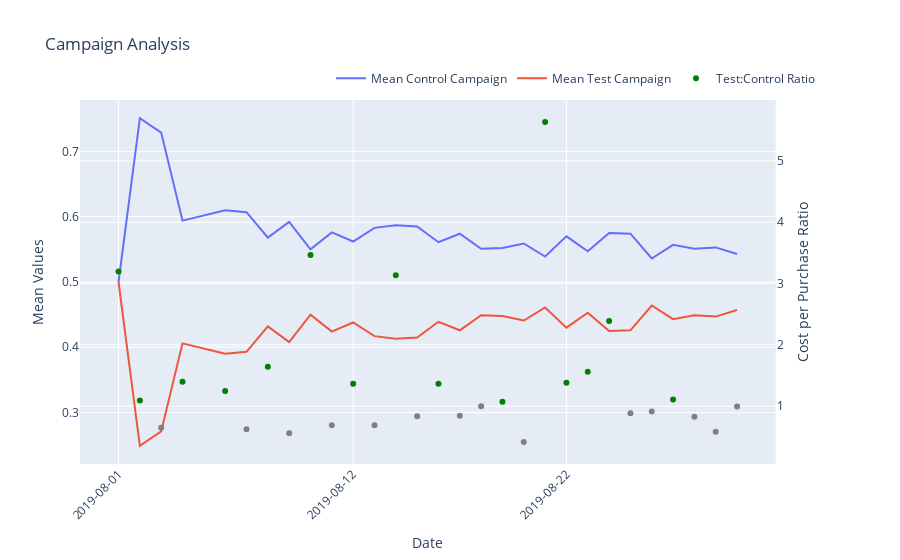

Source (notebook cell):
### Code cell
# Run the simulation for 1 time
from mab_utils import scenario_gen
weight_group, data_size_group, params_list = scenario_gen(
    df, reward_type, reward_col, experiment_prior, batch_col, 
    iteration = 1)

### Figure 1 — Plotly figure (JSON) as saved in the notebook; plotly's stock layout.template omitted (floating-point values rounded to 4 significant figures)
{"data": [{"name": "Mean Control Campaign", "type": "scatter", "x": ["2019-08-01", "2019-08-02", "2019-08-03", "2019-08-04", "2019-08-06", "2019-08-07", "2019-08-08", "2019-08-09", "2019-08-10", "2019-08-11", "2019-08-12", "2019-08-13", "2019-08-14", "2019-08-15", "2019-08-16", "2019-08-17", "2019-08-18", "2019-08-19", "2019-08-20", "2019-08-21", "2019-08-22", "2019-08-23", "2019-08-24", "2019-08-25", "2019-08-26", "2019-08-27", "2019-08-28", "2019-08-29", "2019-08-30"], "xaxis": "x", "y": [0.5, 0.751, 0.729, 0.594, 0.61, 0.607, 0.568, 0.592, 0.55, 0.576, 0.562, 0.583, 0.587, 0.585, 0.561, 0.574, 0.551, 0.552, 0.559, 0.539, 0.57, 0.547, 0.575, 0.574, 0.536, 0.557, 0.551, 0.553, 0.543], "yaxis": "y"}, {"name": "Mean Test Campaign", "type": "scatter", "x": ["2019-08-01", "2019-08-02", "2019-08-03", "2019-08-04", "2019-08-06", "2019-08-07", "2019-08-08", "2019-08-09", "2019-08-10", "2019-08-11", "2019-08-12", "2019-08-13", "2019-08-14", "2019-08-15", "2019-08-16", "2019-08-17", "2019-08-18", "2019-08-19", "2019-08-20", "2019-08-21", "2019-08-22", "2019-08-23", "2019-08-24", "2019-08-25", "2019-08-26", "2019-08-27", "2019-08-28", "2019-08-29", "2019-08-30"], "xaxis": "x", "y": [0.5, 0.249, 0.271, 0.406, 0.39, 0.393, 0.432, 0.408, 0.45, 0.424, 0.438, 0.417, 0.413, 0.415, 0.439, 0.426, 0.449, 0.448, 0.441, 0.461, 0.43, 0.453, 0.425, 0.426, 0.464, 0.443, 0.449, 0.447, 0.457], "yaxis": "y"}, {"marker": {"color": ["green", "green", "grey", "green", "green", "grey", "green", "grey", "green", "grey", "green", "grey", "green", "grey", "green", "grey", "grey", "green", "grey", "green", "green", "green", "green", "grey", "grey", "green", "grey", "grey", "grey"]}, "mode": "markers", "name": "Test:Control Ratio", "type": "scatter", "x": ["2019-08-01", "2019-08-02", "2019-08-03", "2019-08-04", "2019-08-06", "2019-08-07", "2019-08-08", "2019-08-09", "2019-08-10", "2019-08-11", "2019-08-12", "2019-08-13", "2019-08-14", "2019-08-15", "2019-08-16", "2019-08-17", "2019-08-18", "2019-08-19", "2019-08-20", "2019-08-21", "2019-08-22", "2019-08-23", "2019-08-24", "2019-08-25", "2019-08-26", "2019-08-27", "2019-08-28", "2019-08-29", "2019-08-30"], "xaxis": "x", "y": [3.197, 1.092, 0.6496, 1.397, 1.248, 0.6255, 1.645, 0.559, 3.465, 0.6911, 1.367, 0.6898, 3.136, 0.8341, 1.367, 0.8432, 0.9974, 1.071, 0.4153, 5.636, 1.383, 1.562, 2.389, 0.8849, 0.9147, 1.11, 0.8277, 0.5827, 0.9964], "yaxis": "y2"}], "layout": {"legend": {"orientation": "h", "x": 1, "xanchor": "right", "y": 1.02, "yanchor": "bottom"}, "title": {"text": "Campaign Analysis"}, "xaxis": {"anchor": "y", "domain": [0, 0.94], "tickangle": -45, "tickformat": "%Y-%m-%d", "tickvals": ["2019-08-01", "2019-08-12", "2019-08-22"], "title": {"text": "Date"}}, "yaxis": {"anchor": "x", "domain": [0, 1], "title": {"text": "Mean Values"}}, "yaxis2": {"anchor": "x", "overlaying": "y", "side": "right", "title": {"text": "Cost per Purchase Ratio"}}}}
